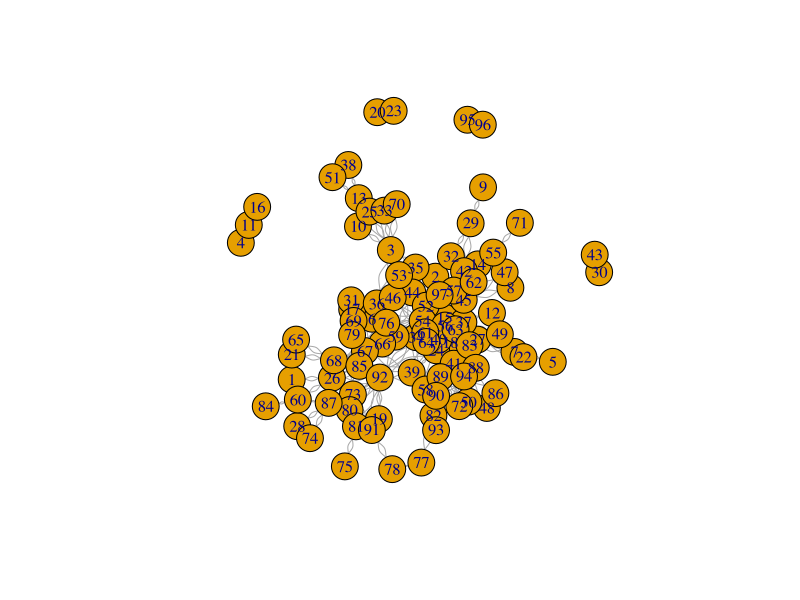
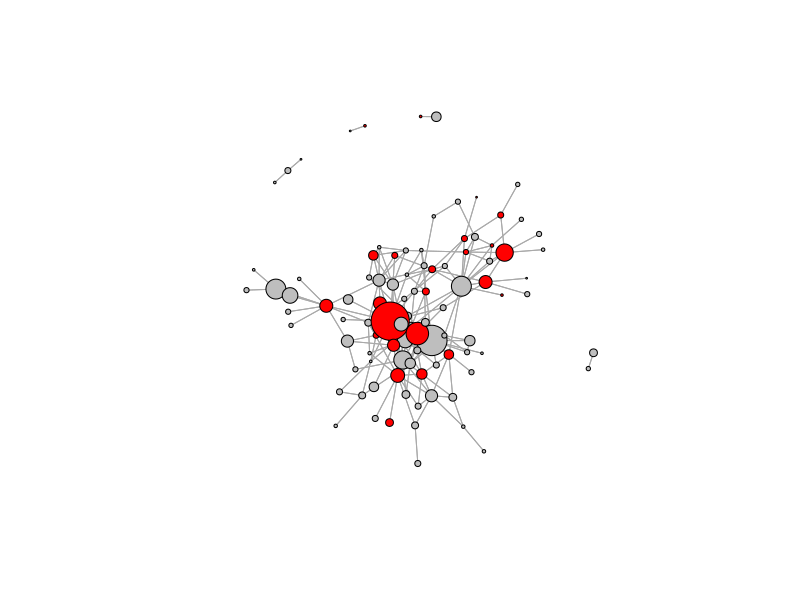

Here is the R script that generated these plots, in order: (Note: this script raises an error after producing the figures.)
#This code snippet uses the igraph package to do some exploratory analysis of a social network
#the example is taken from one gang in a city, it was following a focussed deterrence intiative

#the Edge file is undirected, and two gang members are connected if they were co-arrested or co-stopped in the prior
#three years

#the node file contains
#Id - 1 to 97, same ids as in the edge dataset
#TotalInc - the total number of police contacts in the prior 3 years (e.g. arrests, stops, victims)
#Attended - 1 means they attended a call-in, zero means they did not
#Impact - 1 equals designated by the PD as an important gang member
#Prob_or_Parole - 1 means they were on probation or parole when the call-ins were taking place


library(igraph)  #for centrality and clustering metrics

mydir <- "C:\\Users\\axw161530\\Box Sync\\Classes\\Sem_ResearchAnalysis\\Code_Snippets\\10_SocialNetworks" 
setwd(mydir)

#read in the edges and nodes
Edges <- read.csv(file="Edges.csv")
Nodes <- read.csv(file="Nodes.csv")

###########################################################################
#Examples in igraph
gang_network <- graph_from_edgelist(as.matrix(Edges), directed=FALSE)
#plot the network
plot(gang_network)
#lets try to make alittle nicer, color is by whether attended, size is total incidents
NodeColor <- ifelse(Nodes$Attended==1,"red","grey")
plot(gang_network, vertex.label=NA, layout=layout_with_fr, edge.curved=FALSE, vertex.size=Nodes$TotalInc/2, vertex.color=NodeColor)
#calculating different centrality metrics, adding back into the Nodes data.frame
#note these are masked if you have imported the network package
Nodes$close_cent <- closeness(gang_network) #closeness centrality
Nodes$betwe_cent <- betweenness(gang_network) #between centrality
Nodes$degre_cent <- degree(gang_network) #degree centrality
#correlations between centralities and total incidents
cor(Nodes[,c("TotalInc","close_cent","betwe_cent","degre_cent")]) #pretty high correlations
#igraph is also very nice for clustering pretty large networks, see cluster_fast_greedy function for one example, a network this small though not really needed
###########################################################################

###########################################################################
#Examples in network and ggnet2 (via GGally)

library(network) #better for exponential random graph models, see work by Carter Butts (and the sna library)
library(ggplot2)
library(GGally)  #for ggplot2 like network plots (uses network objects), see https://briatte.github.io/ggnet/

gang_n2 <- network(Edges,directed=F,vertex.attr=Nodes)
ggnet2(gang_n2)

#lets make a plot with size by betweeness centrality and colors are impact players
gang_n2 %v% "impact_flag" = ifelse(Nodes$impact==1,"Impact","Not Impact")
MyPal <- c("Impact" = "red", "Not Impact" = "grey")
p <- ggnet2(gang_n2, size="betwe_cent", min_size=1, max_size=9, size.cut=5, size.legend="Betweenness Centrality", color="impact_flag", palette=MyPal, color.legend="", alpha=0.8) +
     geom_point(aes(size=size),color='black',shape=1, alpha=0.5)
p

#save file, this looks nicer in vector format
pdf('R_graphNetwork.pdf')
p
dev.off()
